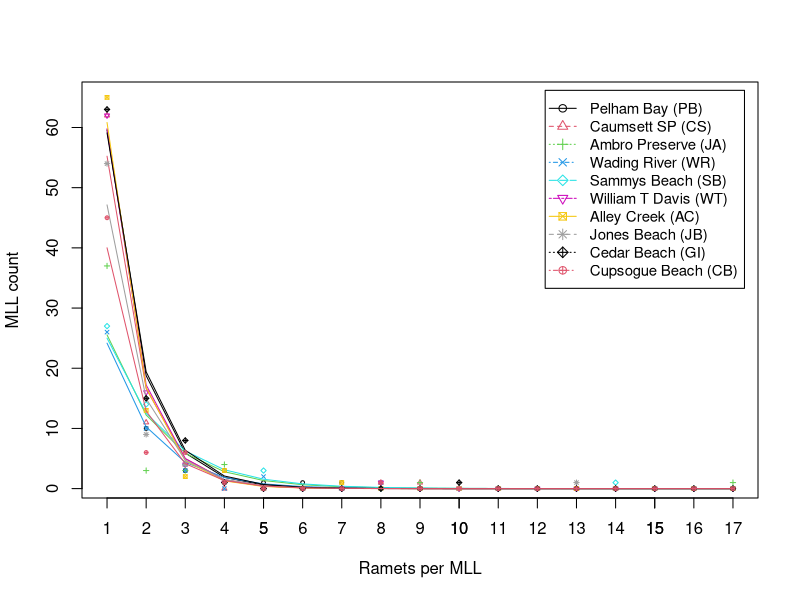
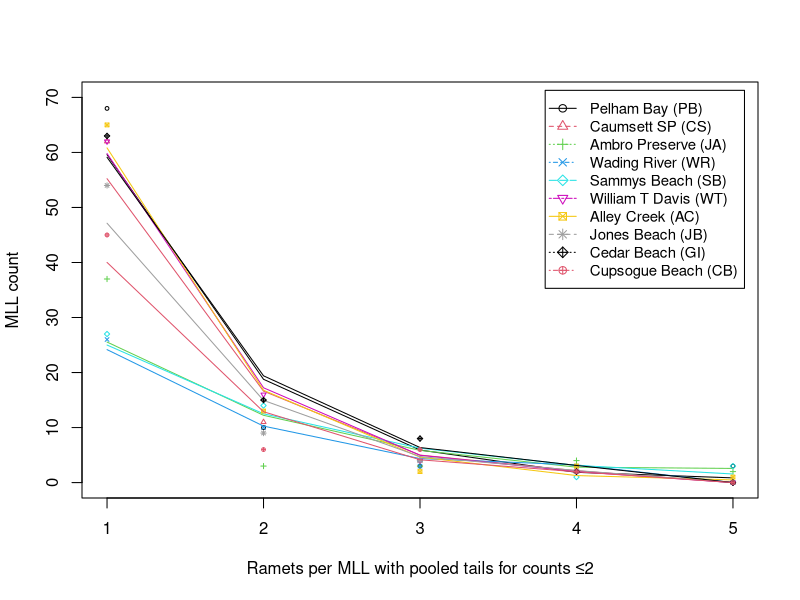

The R script that drew these images, in order:
#########################################
#                                       #
#   Title: Fit Poisson models to genet  # 
#   and ramet count data from 10        #
#   Long Island and NYC, NY Populations #
#   Distributions for MLL               #
#   Size Distributions                  # 
#   Authors: Brent A. Johnson           #
#         & Matthew B. Hamilton         #
#   Date last edited: 03 July 2025      #
#   Manuscript: S. patens landscape     # 
#   genetics - Long Island & NYC        #
#                                       #
#########################################

# --------------------------------------

# Load rstudioapi package to be able to get directory of source file
library("rstudioapi")

setwd(dirname(getActiveDocumentContext()$path)) # Set working directory to source file location

getwd() # Check updated working directory

dat <- read.csv("4.Long_Island_MLLs.csv")

# subset of data
tmp1 <- dat[,c("pop","ramet.count","obs.genets")] 

max.ramet.count <- max(tmp1$ramet.count)

n.pops <- max(tmp1$pop)

# create data frame with max.ramet.count ramets for every population
tmp2 <- data.frame(pop=rep(1:n.pops,rep(max.ramet.count,n.pops)), ramet.count=rep(1:max.ramet.count,n.pops))

# merge data sets
dat2 <- merge(x=tmp2,y=tmp1,by=c("pop","ramet.count"),all.x=TRUE)

# fill in the NA's with 0's
dat2$obs.genets[is.na(dat2$obs.genets)] <- 0

# ANOTHER WAY to VIEW DATA 
# =========================
M <- as.table(matrix(dat2$obs.genets,nrow=n.pops,ncol=max.ramet.count,byrow=TRUE))
dimnames(M) <- list(pop=1:n.pops,ramet.count=1:max.ramet.count)

Xsq <- chisq.test(M) # -->> leads to error message
#fisher.test(M,simulate.p.value=TRUE,B=1000000) # p=0.02393 => reject the null hypothesis of independence
fisher.test(M,simulate.p.value=TRUE,B=100000) # can run smaller reps just to see

simplerate.mat <- matrix(NA, n.pops, 2)
yhat.simple <- matrix(NA, n.pops, max.ramet.count)
yhat.ols <- matrix(NA, n.pops, max.ramet.count)

###
# pool observations in tails when 2 or fewer observations (see Boos and Stephanski 2004 p. 22)
# goodness-of-fit statistics => by defn, the squared observed minus expected, divided by the expected
# ----------------------------------------------------------------------------------------------------
# 1st column : all the columns/cells
# 2nd column : collapse tail cells starting with the one whose value is 2 or fewer
#
g2.statistics <- matrix(NA, n.pops, 4) 
dimnames(g2.statistics) <- list(c(paste("pop",1:n.pops,sep=" ")),c("actual","collapsed", "no.cells", "p.val"))

# the minimum number of genet occurrences for a ramet count category when pooling tails
min_genet_count <- 2

max.ramet.category.count <- 1 #initialize

# Determine the number of ramet categories when pooling tails of observed distributions of ramets per genet
for (npop in 1:n.pops) {
  # find the ramet count categories that are > min_genet_count
  tmp <- dat2[(dat2$pop == npop) & (dat2$obs.genets > min_genet_count),"ramet.count"]
  #print(npop)
  #print(tmp)
  
  # the maximum ramet count category that is > min_genet_count for this pop
  ramet.category.count <- max(tmp)
  
  # store the maximum ramet count category if it is the largest so far
  if (ramet.category.count > max.ramet.category.count) {
    max.ramet.category.count <- ramet.category.count
  }
 
}

# get number of ramet categories in pooled distribution where sum of tail observations < min_genet_count
# will be placed in largest ramet category
max.pooled.ramet.count <- max.ramet.category.count
#print(max.pooled.ramet.count)

# create data frame to hold data after pooling observations in tails < min_genet_count
data.collapsed.tails <- data.frame(pop=rep(1:n.pops,rep(max.pooled.ramet.count,n.pops)), ramet.count=rep(1:max.pooled.ramet.count,n.pops), obs.genets=(0), pred.genets=(0))
###

# obtain observed and glm-Poisson expected values for both original distributions and pooled distributions
for (J in 1:n.pops) {
  m <- glm(obs.genets ~ ramet.count,family=poisson(link="log"),data=dat2,subset=pop==J)
  
  m.ols <- lm(log(obs.genets+1) ~ log(ramet.count),data=dat2,subset=pop==J)
  
  #m <- glm(obs.genets ~ ramet.count,family=quasipoisson(link="log"),data=dat2,subset=pop==J)
  
  simplerate.mat[J,] <- m$coefficients
  yhat.simple[J,] <- predict(m,newdata=NULL,type="response",se.fit=FALSE)
  yhat.ols[J,] <- predict(m.ols,newdata=NULL,type="response",se.fit=FALSE)
  
  observed.counts <- dat2$obs.genets[dat2$pop==J]
  predicted.values <- yhat.simple[J,]
  #cat("predicted.values = ", predicted.values,"\n")
  
  g2.poisson <- sum((observed.counts-predicted.values)^2/predicted.values)
  
  # find the ramet count categories that are > min_ramet_count
  tmp <- dat2[(dat2$pop == J) & (observed.counts > min_genet_count),"ramet.count"]
  #print(tmp)
  #stop("testing\n")
  
  # store the maximum ramet count category that is > min_ramet_count
  last.cell <- max(tmp)
  
  # make index vector for obs and exp with pooled tail
  observed.cells <- 1:last.cell
  #cat("observed.cells indices = ", observed.cells,"\n")
  
  # make index vector
  collapsed.cells <- (last.cell+1):max.ramet.count
  #cat("collaposed.cells indices = ", collapsed.cells,"\n")
  
  observed.collapsed <- sum(observed.counts[collapsed.cells])

  predicted.collapsed <- sum(predicted.values[collapsed.cells])
  #cat("obs and exp collapsed cells = ",c(observed.collapsed,predicted.collapsed),"\n")
  
  #print(observed.cells)
  #print(observed.counts[observed.cells])
  
  # some steps to save observed and predicted values for later plotting
  # number of ramet categories after pooling tails
  length.collapsed <- length(observed.counts[observed.cells])
  

  # store observed ramets per genet counts for plotting later, except pooled
  data.collapsed.tails$obs.genets[((J*max.pooled.ramet.count)-(max.pooled.ramet.count-1)):((J*max.pooled.ramet.count)-(max.pooled.ramet.count-last.cell))] <- observed.counts[observed.cells]
  
  # store pooled ramets per genet counts for plotting later
  data.collapsed.tails$obs.genets[((((J-1)*max.pooled.ramet.count))+(last.cell + 1))] <- observed.collapsed
  
  
  # store predicted ramets per genet counts other than the pooled cell for plotting later
  data.collapsed.tails$pred.genets[((J*max.pooled.ramet.count)-(max.pooled.ramet.count-1)):((J*max.pooled.ramet.count)-(max.pooled.ramet.count-last.cell))] <- predicted.values[observed.cells]
  
  # store predicted ramets per genet counts from pooled cells for plotting later
  data.collapsed.tails$pred.genets[((((J-1)*max.pooled.ramet.count))+(last.cell + 1))] <- predicted.collapsed
  
  
  g2.poisson.approx <- 0
  # sum up over categories with observed ramets >2 first
  g2.possion.approx <- sum((observed.counts[observed.cells]-predicted.values[observed.cells])^2/predicted.values[observed.cells])
  # then add pooled tail categories of observed ramets
  g2.poisson.approx <- g2.poisson.approx + (observed.collapsed-predicted.collapsed)^2/predicted.collapsed
  
  #g2.ols <- sum((log(dat2$obs.genets[dat2$pop==J]+1)-yhat.ols[J,])^2/yhat.ols[J,])
  g2.statistics[J,1:2] <- c(g2.poisson,g2.poisson.approx)
  g2.statistics[J,3] <- last.cell + 1
  
  # degrees of freedom for conservative GOF test => no.of.cells minus 1
  g2.statistics[J,4] <- 1-pchisq(q=g2.poisson.approx,df=last.cell,ncp=0,lower.tail=TRUE,log.p=FALSE)
}

# save pooled tail data frame as file
write.csv(data.collapsed.tails, "Long_Island_MLLs_pooledtails.csv", row.names = FALSE)

# print g2 table
g2.statistics

# m.saturated => model for different rate and different intercept for each population
m.saturated <- glm(obs.genets ~ as.factor(pop)+ramet.count+as.factor(pop)*ramet.count,family=poisson(link="log"),data=dat2)
summary(m.saturated)

# m.reduced.1 => model for same rate parameter for all pops, but different intercepts for each pops
m.reduced.1 <- glm(obs.genets ~ as.factor(pop)+ramet.count,family=poisson(link="log"),data=dat2)
summary(m.reduced.1)

# m.reduced.2 => model for same rate parameter and same intercept parameter for all pops
m.reduced.2 <- glm(obs.genets ~ ramet.count,family=poisson(link="log"),data=dat2)
summary(m.reduced.2)


###
# plot the results


### Plot of the observed genet counts as a function of the ramet counts, plus a line through the fitted values
plot(dat2$ramet.count[dat2$pop==1],dat2$obs.genets[dat2$pop==1],type="n", ylim=c(1,65), xlim=c(1,max(dat2$ramet.count)),
     xlab="Ramets per MLL", ylab="MLL count")
#, main="Distributions of ramets per genet\nin each population"

axis(1,at=c(1:max(dat2$ramet.count)))

for (J in 1:10) {
  points(dat2$ramet.count[dat2$pop==J],dat2$obs.genets[dat2$pop==J],pch=J,cex=0.5,col=J)
  
  lines(dat2$ramet.count[dat2$pop==J],yhat.simple[J,],col=J)
}

legend("topright", inset=.02,
       legend=c("Pelham Bay (PB)", "Caumsett SP (CS)","Ambro Preserve (JA)","Wading River (WR)",
                "Sammys Beach (SB)","William T Davis (WT)","Alley Creek (AC)","Jones Beach (JB)",
                "Cedar Beach (GI)","Cupsogue Beach (CB)"),
       pch = c(1:10), lty= c(1:10), col = c(1:10), cex=0.9, pt.cex = 1
)



# define plot window size
#dev.new(width = 500, height = 300, unit = "px")

### using ramets per genet with pooled tails
### Plot of observed genet counts as a function of the collapsed ramet counts, plus a line through the predicted values

plot(data.collapsed.tails$ramet.count[data.collapsed.tails$pop==1],data.collapsed.tails$obs.genets[data.collapsed.tails$pop==1],type="n", ylim=c(0,70), xlim=c(1,max.pooled.ramet.count), xaxt="n",
     xlab="Ramets per MLL with pooled tails for counts ≤2", ylab="MLL count")
#, main="Distributions of ramets per MLL genet\nin each population with pooled tails"
axis(1,at=c(1:max.pooled.ramet.count))

for (J in 1:10) {
  points(data.collapsed.tails$ramet.count[data.collapsed.tails$pop==J],data.collapsed.tails$obs.genets[data.collapsed.tails$pop==J],pch=J,cex=0.5,col=J)
  
  lines(data.collapsed.tails$ramet.count[data.collapsed.tails$pop==J],data.collapsed.tails$pred.genets[data.collapsed.tails$pop==J],col=J)
}

legend("topright", inset=.02, 
       legend=c("Pelham Bay (PB)", "Caumsett SP (CS)","Ambro Preserve (JA)","Wading River (WR)",
                "Sammys Beach (SB)","William T Davis (WT)","Alley Creek (AC)","Jones Beach (JB)", 
                "Cedar Beach (GI)","Cupsogue Beach (CB)"), 
       pch = c(1:10), lty= c(1:10), col = c(1:10), cex=0.9, pt.cex = 1
)
